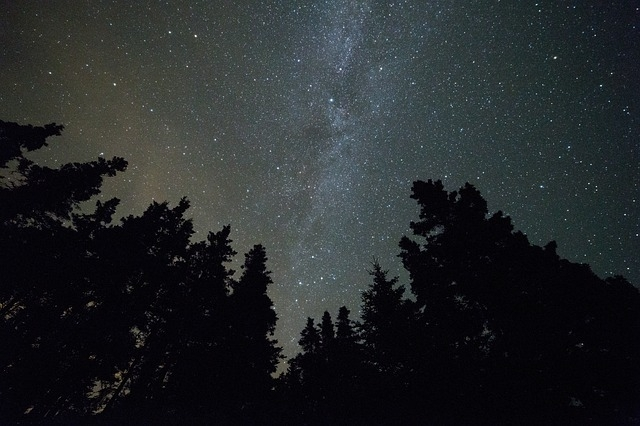
#> input picture school_practice/ch3/night.jpg, 640 x 426 px
$ python image_formation_model.py
#> lines starting #> are read from the running program, lines starting #| are printed output that depends on the picture
#影像形成模型
import numpy as np
import cv2

def image_formation_model(f,x0,y0,sigma): #f:原始影像 #x0y0:光源中心座標 #光照擴散程度(值越大越柔和)
    g=f.copy() #copy():複製影像 避免修改原圖
    nr,nc=f.shape[:2] #取得影像的高和寬
    illumination=np.zeros([nr,nc],dtype='float32') #建立一個與影像大小相同的2D陣列 儲存每個像素點的光照強度 初始值為0
    for x in range(nr):
        for y in range(nc):
            illumination[x,y]=np.exp(-((x-x0)**2+(y-y0)**2)/(2*sigma*sigma)) #用2D高斯分布計算每個像素的光照強度
    for x in range(nr):
        for y in range(nc):
            for k in range(3): #通道(k=0,1,2對應BGR)
                val=round(illumination[x,y]*f[x,y,k]) #round():四捨五入
                g[x,y,k]=np.uint8(val) #np.uint8():值在[0,255]
    return g #回傳調整後的影像

def main():
    img=cv2.imread("night.jpg",-1) #-1:讀入完整資料
#> img is the input picture: shape (426, 640, 3); mean B, G, R 42.2, 40.3, 36.3
    nr,nc=img.shape[:2] #取得影像的高和寬
#> nr = 426; nc = 640
    x0=nr//2
#> x0 = 213
    y0=nc//2
#> y0 = 320
    sigma=100
    img2=image_formation_model(img,x0,y0,sigma)
#> after the loop in image_formation_model, `for x in range(nr):`:
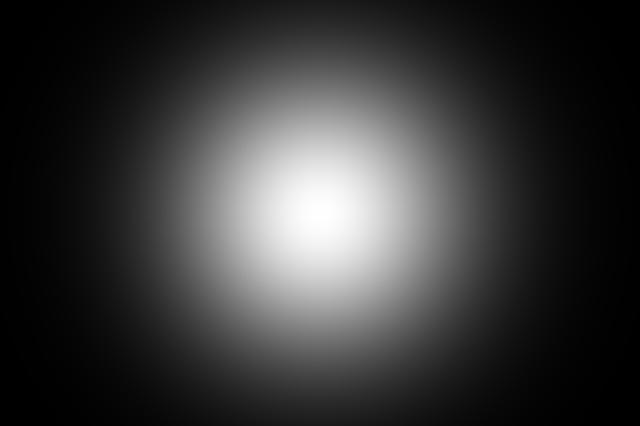
#> illumination: shape (426, 640) float32; min 0.000618, max 1, mean 0.223
#> after the loop in image_formation_model, `for x in range(nr):`:
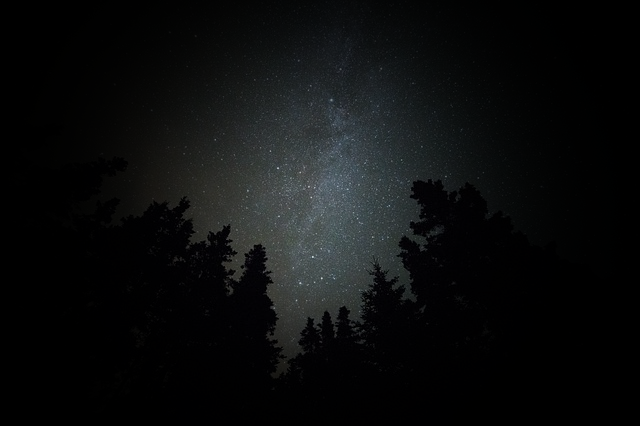
#> g: shape (426, 640, 3); mean B, G, R 13.7, 13.3, 12
    cv2.imshow("Original Image",img)
    cv2.imshow("Image Formation Model",img2)
    cv2.waitKey(0)

main()
